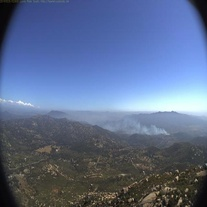
#> input picture datasets/data/test/images/ck0kcoc8ik6ni0848clxs0vif_jpeg_jpg.rf.da353047731e3fa83734706c66670e05.jpg, 207 x 207 px, shrunk from 640 x 640 before the run, found by its file name
$ jupyter execute --allow-errors smoke_detection.ipynb   (shell and % lines are left out)
#> lines starting #> are read from the running program, lines starting #| are printed output that depends on the picture
### src/smoke_detection/utils/commons.py
from pathlib import Path
import yaml

from smoke_detection import logger


def read_yaml(path_to_yaml: Path):
    """
    Lê um arquivo yaml e retorna um objeto com
    as informações lidas.

    Será utilizado para ler arquivos de configuração em formato yaml.

    Args:
        path_to_yaml (str): Caminho para o arquivo.

    Raises:
        ValueError: Se o arquivo estiver vazio
        Exception: Qualquer outra exceção

    Returns:
        Dict: Informações do arquivo em formato de dicionário
    """
    try:
        with open(path_to_yaml, encoding="UTF-8") as yaml_file:
            # Safe load é utilizado para evitar execução de código malicioso
            content = yaml.safe_load(yaml_file)
            logger.info(
                "Arquivo yaml: %s carregado com sucesso.", path_to_yaml
            )
            # print(f"Arquivo yaml: {path_to_yaml} carregado com sucesso.")
            return content
    except ValueError as exc:
        raise ValueError("Arquivo yaml está vazio.") from exc
    except Exception as e:
        raise e


def get_latest_folder(path: Path):
    """
    Retorna a última pasta criada em um diretório.

    Args:
        path (str): Caminho para o diretório.

    Returns:
        str: Nome da última pasta criada.
    """
    return max(path.iterdir(), key=lambda x: x.stat().st_ctime)

### src/smoke_detection/utils/image_evaluation.py
import os
import cv2

from smoke_detection import logger


# [31 lines left out: function draw_bboxes_on_image, not called in this run]


def iterate_images_and_labels(input_images_dir, output_dir):
#> further down, image_object is the input picture: shape (207, 207, 3); mean B, G, R 141.6, 108.2, 91.9
    os.makedirs(output_dir, exist_ok=True)

    labels_dir = input_images_dir.replace("images", "labels")
    labels_list = []

    for label_file in os.listdir(labels_dir):
        if label_file.endswith(".txt"):

            # Assumimos que o arquivo de label tem o mesmo nome da imagem
            image_name = label_file.replace(".txt", ".jpg")

            image_path = os.path.join(input_images_dir, image_name)
            label_file_path = os.path.join(labels_dir, label_file)
            output_image_path = os.path.join(output_dir, image_name)

            if os.path.exists(image_path):
                # Resgata nova imagem agora com a boundingbox desenhada
                label_result = draw_bboxes_on_image(
                    image_path, label_file_path, output_image_path
                )
                labels_list.append(label_result)

    logger.info("Imagens para avaliação visual criadas.")
    return labels_list

### notebooks/smoke_detection.ipynb
<a href="https://colab.research.google.com/github/renneruan/desafio-data-science-2025/blob/main/notebooks/smoke_detection.ipynb" target="_parent"></a>

## Considerações Iniciais

Treinar modelos que envolvam técnicas de Deep Learning e detecção de imagens geralmente necessitam de uma grande quantia de dados para realizar predições precisas e construir modelos robustos.

É importante também frisarmos que, para os requisitos propostos queremos realizar a tarefa de **Detecção de Objetos**, que difere da tarefa de **Classificação de Imagens** uma vez que essa segunda não se preocupa em encontrar o objeto na imagem (por meio de *bounding box* por exemplo), mas sim informar que imagem é de determinada classe.

Um algoritmo bastante utilizado para tarefas de detecção de objeto em imagens é o algoritmo YOLO, este utiliza da lógica de encadeamento de CNNs (Redes Neurais Convolucionais) para realizar tarefas de visão computacional. Além disso o YOLO é um modelo já treinado em uma enorme base de imagens, fazendo com que ele generalize muito bem a tarefa de detecção.

Foram pesquisados também outros algoritmos como MobileNet, ResNet, etc. Porém estes apresentam resultados e arquiteturas mais simples que exercem bem em tarefas de classificação, em que o YOLO apresenta um patamar de estado-da-arte quando o assunto é detecção.

Com as informações ditas acima, para o objetivo do projeto podemos utilizar o modelo YOLO e reaproveitar seus pesos, realizando um processo de Fine-tuning, ou seja iremos ajustá-lo ao nosso dataset de imagens de fumaça repassado. A utilização do YOLO é bem simples e amigável com o pacote `ultralytics`, e a sua versão mais nova é a versão 11, que será utilizada para este projeto.

[cell 1]
# !pip install ultralytics
# !pip install opencv-python

Os próximos passos são necessários para carregar todos os scripts para o google colab

[cell 2]
%cd desafio-data-science-2025/

Descomentar em troca de ambiente, instala as dependências necessárias

[cell 3]
# !pip install -r requirements.txt

Caso haja problemas ao importar os pacotes após a instalação, tente reiniciar o ambiente de execução.

[cell 4]
import os
import shutil
import random
import cv2
import matplotlib.pyplot as plt
import numpy as np

from pathlib import Path
from ultralytics import YOLO
from smoke_detection.utils.commons import get_latest_folder

## Coleta das Imagens

Com a utilização do YOLO em mente, precisamos de um dataset que possua imagens e suas correspondências de fumaça/fogo em bounding box, iniciei a busca de imagens que possam se aproximar das desejadas na biblioteca de imagens https://universe.roboflow.com/.

O objetivo na coleção era encontrar um dataset de imagens possivelmente tiradas por câmeras em torres, como não temos essa informação fácil, escolhemos um dataset que:
- A fumaça/fogo não estivesse tão próximo da câmera;
- Pudessemos traçar uma linha do horizonte definida;
- Sem imagens de drone, satélite ou demais vistas aéreas.
- Neste primeiro momento evitei também datasets com muitas imagens direcionadas para a chama.

Foi utilizada as palavras chaves: *wildfire smoke detection forest fire*.

Um dataset que atendeu as especificações foi o:
https://universe.roboflow.com/tristandeeplearnnig/wildfire-smoke-detection-v7bqc

É possível realizar o download do dataset utilizando o snippet de código abaixo, porém para garantir a disponibilização e evitar a necessidade de cadastro para recuperar a API key, ele também foi baixado em zip e salvo no repositório Git (apenas para caráter de projeto, dados de produção podem ser sensíveis e não devem ser salvos em Git).

[cell 5]
# [7 lines of commented-out code are left out]

Observações: Por utilizar um dataset baixado de terceiro, a não ser que verifiquemos imagem por imagem não podemos garantir a qualidade da rotulação e criação dos bounding boxes, além de garantir a total falta de Data Leakege por exemplo. A biblioteca YOLO não apresenta funções nativas para verificar em grande escala essa designação. Na próxima seção irei verificar o perfil do bounding box de uma pequena amostra das imagens baixadas.

Temos como quantia:
- Treino: 1.378
- Validação: 147
- Teste: 74

Proporções aproximadas: 85% 10% 5%

O dataset apresenta apenas uma classe: Smoke

## Verificar o perfil das imagens

Irei realizar uma verificação manual do perfil da rotulagem e das imagens, para isso irei gerar as imagens com as informações de Bounding Box em uma pasta a parte, onde podemos visualizar se as Bounding Box criadas estão correspondentes a área de fumaça.

Para manter este notebook enxuto, criei as funções auxiliares para ler o arquivo YAML de caminho dos dados e criar as imagens com as bounding box nos arquivos `src/smoke_detection/utils/commons.py` e `src/smoke_detection/utils/image_evaluation.py` respectivamente.

[cell 6]
from smoke_detection.utils.commons import read_yaml
from smoke_detection.utils.image_evaluation import iterate_images_and_labels

# Define os caminhos que serão utilizados
all_datasets_path = "datasets/"
dataset_name = "data/"
processed_dataset_name = "processed_data/"
dataset_path = os.path.join(all_datasets_path, dataset_name)
processed_dataset_path = os.path.join(all_datasets_path, processed_dataset_name)


data_file_path = os.path.join(dataset_path, "data.yaml")
processed_data_file_path = os.path.join(processed_dataset_path, "data.yaml")

# Caminho para as imagens de avaliação manual
path_file = read_yaml(data_file_path)

[cell 7]
# Cria as imagens para avaliação manual e retorna as labels correspondentes
# Irei fazer isso para verificar se existe alguma imagem sem classificação
# ou com classificação diferente de fumaça
images_with_bb_path = os.path.join(dataset_path, "manual_evaluation")

#> (the rest of this cell did not finish here and is left out)

Com as imagens geradas na pasta `datasets/data/manual_evaluation` foi possível perceber algumas características do conjunto de dados utilizado:

- Há a presença de muitas imagens repetidas, por exemplo 2 imagens idênticas ou quase idênticas para o mesmo foco de fumaça; Podemos posteriormente elencar formas de identificar essas duplicidades e excluir dos nossos dados de treino.
- As imagens já estão no tamanho 640x640, tamanho esperado para aplicação ao YOLO;
- Algumas imagens já apresentam uma cópia em flip horizontal, esta poderia ser uma etapa do pré-processamento, uma vez que pegamos a imagem e invertemos horizontalmente para que o modelo possa assimilar características da fumaça tanto crescente para o lado direito como para o esquerdo. Este comportamento levanta a dúvida se essa etapa de pré-processamento segue necessária.

Além disso os labels contidos nos arquivos de rótulo YOLO foram salvos para serem retornados.

#> (a cell that did not finish here is left out)

Vemos que todas as imagens apresentam uma Bounding Box, ou seja, não há imagens que nos traga a informação apenas de background, em outras condições pode ser interessante adicionar imagens que não possuam o objeto a ser detectado para um melhor treinamento do modelo.

A título de exemplificação vamos coletar aleatoriamente algumas imagens do conjunto de treino (com a Bounding Box desenhada).

[cell 9]
image_files = [f for f in os.listdir(os.path.join(dataset_path, path_file["train"])) if f.endswith(('.jpg'))]
#> (the rest of this cell did not finish here and is left out)

[cell 10]
def print_images_in_row(path, images_list):
    plt.figure(figsize=(15, 12))
    for i, img_name in enumerate(images_list):
        img_path = os.path.join(path, img_name)
        img = cv2.imread(img_path)

        # OpenCV lê a imagem como BGR
        img = cv2.cvtColor(img, cv2.COLOR_BGR2RGB)

        plt.subplot(1, 5, i + 1)
        plt.imshow(img)
        plt.axis("off")
        # plt.title(img_name)

    plt.show()

#> (the rest of this cell did not finish here and is left out)

Essa amostra já no mostra várias diferenças entre as imagens como em nível de brilho, escala de cores e saturação, além da possível presença por exemplo de objetos.

## Pré-processamento

Para a etapa de pré-processamento podemos realizar as seguintes operações:

- Normalização da imagem (Adequar os valores para 0 a 1)
- Aplicação de data augmentation, ou seja, criar imagens rotacionadas, espelhadas e com fumaça fora do centro.
- Transformação para escala de cinza ou outras escalas como HSV
- Redução de ruídos

Foi verificado que o algoritmo YOLOv11 já realiza o processo de normalização dos dados, colocando-os numa escala de 0 a 1 automaticamente (https://docs.ultralytics.com/pt/guides/preprocessing_annotated_data). Devido a isso iremos pular essa etapa, porém para realizá-la bastaria subtrairmos os valores de pixel dos canais de cor por 255.

Além disso como comentado na seção anterior, o dataset obtido já possui diversas imagens duplicadas e rotacionadas horizontalmente, como estamos lidando com imagens de torres e elas partem do princípio de imagens com a linha do horizonte bem definida, inicialmente talvez não fizesse sentido termos imagens rotacionadas 90º por exemplo. Ou seja, o dataset baixado já teve etapas de data augmentation realizadas.

As imagens do dataset apresentam uma grande variabilidade de brilho, constrastes e cores, vamos aplicar uma equalização no plano HSV, com isso conseguimos alterar apenas a banda Value, mantendo a característica de cores muito importante para a classificação das fumaças com o elementos do fundo.

[cell 11]
def equalize_brightness_hsv(image):
    hsv = cv2.cvtColor(image, cv2.COLOR_BGR2HSV)
#> hsv: shape (207, 207, 3); mean H, S, V 33.5, 88.6, 145.2

    h, s, v = cv2.split(hsv)
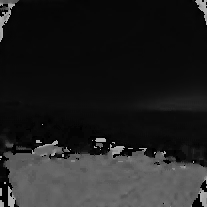
#> h: shape (207, 207); min 0, max 178, mean 33.5
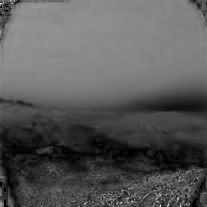
#> s: shape (207, 207); min 0, max 255, mean 88.6
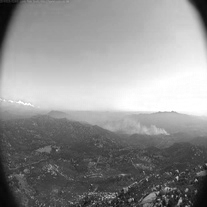
#> v: shape (207, 207); min 3, max 255, mean 145.2

    # CLAHE significa "Contrast Limited Adaptive Histogram Equalization"
    # Processa o contraste das imagens realizando uma equalização
    # Deixa áreas escuras mais claras e áreas muito claras mais escuras
    clahe = cv2.createCLAHE(clipLimit=2.0, tileGridSize=(8, 8))

    # Aplicamos a equalização apenas no canal Value mantendo a cor e a saturação
    v_eq = clahe.apply(v)
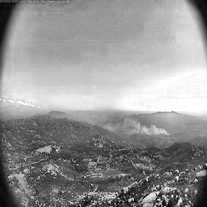
#> v_eq: shape (207, 207); min 2, max 255, mean 148.3

    hsv_eq = cv2.merge((h, s, v_eq))
#> hsv_eq: shape (207, 207, 3); mean H, S, V 33.5, 88.6, 148.3
    img = cv2.cvtColor(hsv_eq, cv2.COLOR_HSV2RGB)
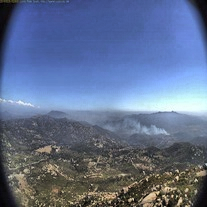
#> img: shape (207, 207, 3); mean B, G, R 143.3, 111.4, 96.3

    return  img


example_images = [
    "ck0l9dfokcv7o07013t4kgamc_jpeg_jpg.rf.9c22946250a37ecfe213aba471bdb11a.jpg",
    "ck0kd8vmh68nl083835g4ngoc_jpeg_jpg.rf.3d8eea8828718e2e598d9f0e51092497.jpg",
    "ck0lwgsmatsrm0848br00vfki_jpeg_jpg.rf.02a4da7dc56668267c63121528f8c8c5.jpg"
]

#> (the rest of this cell did not finish here and is left out)

As imagens anteriores foram escolhidas a título de exemplificação, podemos perceber um maior destaque dos casos de fumaça, e uma melhor visualização das imagens no geral.

Seria possível visualizar alguns artigos científicos que realizam procedimentos em imagens para melhor escolher técnicas que se adequam ao nosso caso, temos algos um exemplo de referências:

https://www.sciencedirect.com/science/article/abs/pii/S1290072902013972 \
https://www.mdpi.com/2073-8994/12/7/1075 \
https://www.mdpi.com/1999-4907/15/5/839

Vamos realizar esse procedimento em todas as imagens do dataset para treino e validação.

[cell 12]
train_processed = os.path.join(processed_dataset_path, path_file["train"])

os.makedirs(train_processed, exist_ok=True)
for image in image_files:
    train_image = os.path.join(dataset_path, path_file["train"], image)
    image_object = cv2.imread(train_image)
    normalized = equalize_brightness_hsv(cv2.cvtColor(image_object, cv2.COLOR_BGR2RGB))

    cv2.imwrite(os.path.join(train_processed, image), normalized)

[cell 13]
val_processed = os.path.join(processed_dataset_path, path_file["val"])
val_image_files = [f for f in os.listdir(os.path.join(dataset_path, path_file["val"])) if f.endswith(('.jpg'))]


os.makedirs(val_processed, exist_ok=True)
for image in val_image_files:
    val_image = os.path.join(dataset_path, path_file["val"], image)
    image_object = cv2.imread(val_image)
    normalized = equalize_brightness_hsv(cv2.cvtColor(image_object, cv2.COLOR_BGR2RGB))

    cv2.imwrite(os.path.join(val_processed, image), normalized)

Foi realizada a tentativa de treinar o modelo com os dados processados e equalizados em brilho, porém tive problemas no que decorreu a identificação dos caminhos de label e o cálculo de métrica com as imagens novas. Devido a isso irei prosseguir utilizando os dados sem essa etapa de treinamento. Posteriormente seria possível investigar mais sobre esse erro e utilizarmos as imagens equalizadas.

## Treinamento do Modelo

Nesta etapa iremos inserir nossas imagens de treino ao modelo YOLOv11 para realizar o Fine-tuning do mesmo a nossa tarefa de detecção de fumaça.

Como foi utilizado o Google Colab, o treinamento foi realizado em 15 épocas. Com um batch de 100, o que consumia aproximadamente 14 GB de GPU

#> (a cell that did not finish here is left out)

Vamos salvar o resultado do melhor modelo `best.pt` na pasta `artifacts/model`. Isso será feito para podermos utilizar esse objeto posteriormente para a predição. Esse passo deve ser rodado antes do eval, uma vez que este irá criar uma nova pasta com os resultados de avaliação.

[cell 15]
# Resgata o resultado do último treinamento
latest_folder = get_latest_folder(Path("runs/detect"))

best_model = os.path.join(latest_folder, "weights/best.pt")

print(best_model)
destination = "artifacts/model/best.pt"
if os.path.exists(best_model):
    shutil.move(best_model, destination)
    print("Arquivo de melhor modelo movido com sucesso.")
else:
    print("O arquivo não foi encontrado.")

## Avaliação do modelo

A chamada para o método `model.val()` retorna a avaliação do modelo nas imagens presentes na pasta `valid` do dataset, ou seja, nosso conjunto de teste, com isso podemos acessar imagens contendo gráficos de métricas para análise posterior.

#> (a cell that did not finish here is left out)

O modelo YOLO possui como resultado as seguintes métricas para a deteção de "objetos" em imagens:

#> (a cell that did not finish here is left out)

A partir da [documentação de métricas](https://docs.ultralytics.com/guides/yolo-performance-metrics/#choosing-the-right-metrics) referente ao YOLO, temos a seguinte explicação para as métricas de classe mostradas anteriormente:

- Precision: A acurácia de quantas detecções foram corretas.
- Recall A habilidade do modelo em detectar todas as instâncias do objeto em imagens, nesse caso fumaça.
- mAP50: Mede a precisão média das detecções do modelo considerando um limiar de IoU (Intersection over Union, ou seja o bounding box predito com o verdadeiro) de 50%.
- mAP50-95: Semelhante a métrica anterior porém fornecendo um limiar variável, avaliando o modelo em detecções mais difíceis, importante para casos em que a precisão é essencial.
- A métrica fitness é uma métrica composta para medir o desempenho do modelo de forma geral.

A seguir temos as métricas de velocidade:

#> (a cell that did not finish here is left out)

Temos como métrica de tempo principal o valor de ms necessário para a ação de inferência de uma única imagem.

Podemos visualizar também os gráficos de métrica gerados pelo método val.

[cell 19]
latest_folder = get_latest_folder(Path("runs/detect"))

graphs = [
    "F1_curve",
    "PR_curve",
    "P_curve",
    "R_curve"
]

fig, axes = plt.subplots(2, 2, figsize=(12, 12))
for i, graph_name in enumerate(graphs):
    img_path = Path(os.path.join(latest_folder, f"{graph_name}.png"))
    if img_path.exists():
        img = cv2.imread(img_path)

        ax = axes[i // 2, i % 2]
        ax.imshow(img)
        ax.set_title(graph_name)
        ax.axis("off")

plt.tight_layout()
plt.show()

Temos:
- A curva F1, em que o F1-Score se trata da média harmónica da precisão e da revocação (recall), para a curva temos este valor para diferentes limiares de confiança, visualizamos que na medida que a confiança aumenta a métrica de F1 tende a abaixar. Em um limiar médio de 0.5 temos um F1 Score acima de 0.8.
- A curva de Precision e Recall, no geral essa curva é importante para lidar com problema de desbalanceamento quando há a existência de múltiplas classes, podemos a partir dela analisa o trade off entre as duas métricas.
- Curva de Precisão e Confiança, semelhante a primeira curva porém apenas para precisão.
- Curva de Recall e Confiança, semelhante a primeira curva porém apenas para revocação.

Podemos verificar também as matrizes de confusão geradas, como só temos apenas uma classe, a matriz de confusão possui apenas os valores de fumaça e background (classe gerada automaticamente).

[cell 20]
plt.figure(figsize=(10, 10))
img_path = Path(os.path.join(latest_folder, "confusion_matrix.png"))
if img_path.exists():
    img = cv2.imread(img_path)
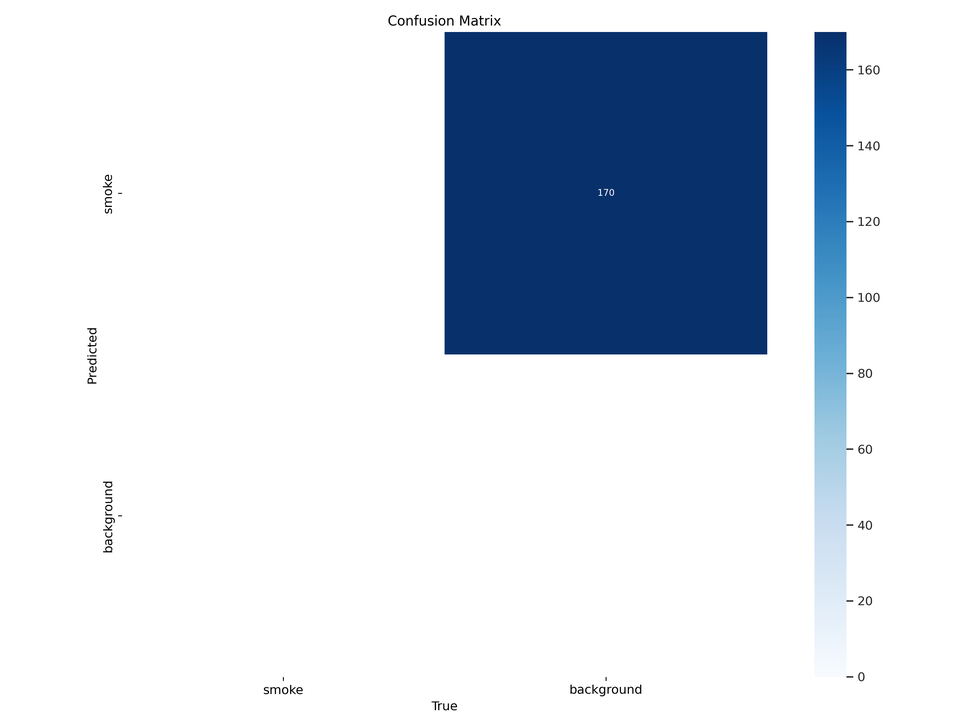
#> input picture runs/detect/train/confusion_matrix.png, 970 x 727 px, shrunk from 3000 x 2250 before the run
#> img is the input picture: shape (727, 970, 3); mean B, G, R 231.1, 221.2, 213.8

    plt.imshow(img)
    plt.axis("off")

plt.tight_layout()
plt.show()
